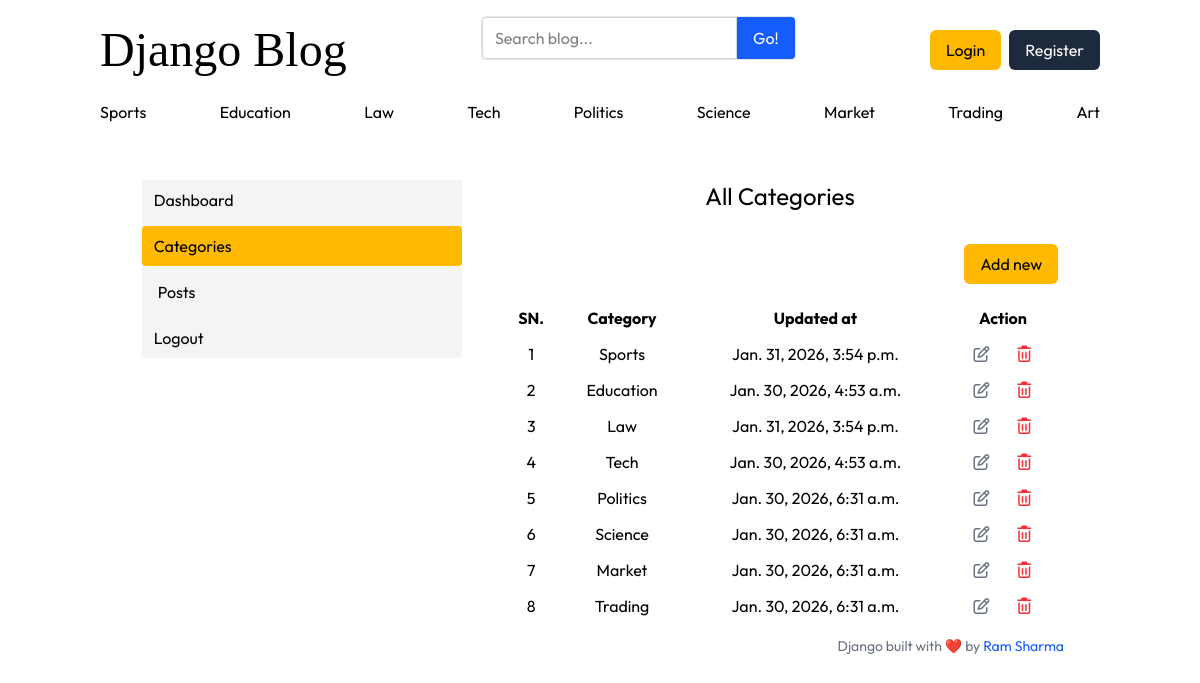
/dashboard/categories, run on the app's committed database.
### blogs/models.py (models this page shows)
class Category(models.Model):
    category_name=models.CharField(max_length=100,unique=True)
    created_at=models.DateTimeField(auto_now_add=True)
    updated_at=models.DateTimeField(auto_now=True)
    class Meta:
        verbose_name_plural='categories'
    def __str__(self):
        return self.category_name

### dashboard/views.py (the view)
# urls.py: path("categories",views.categories,name="categories_dashboard"),
def categories(request):
  return render(request,'dashboard/categories.html')

### assignments/context_processors.py (called while the page is built)
def get_social_medias(request):
    social_links=SocialMedia.objects.all()
    return dict(social_links=social_links)

### blogs/context_processors.py (called while the page is built)
def categories_processor(request):
    categories=Category.objects.all()
    return dict(categories=categories)

### templates/Dashboard/categories.html (shortened to what this page needs)
{% extends 'base.html' %}
{% block content %}
  <div class="w-11/12 mx-auto max-sm:w-full mt-10">
    <div class="flex gap-10">
      {% include 'Dashboard/sidebar.html' %}
      <div class="flex flex-col gap-4 w-full">
        <h1 class="text-2xl text-center mb-4">All Categories</h1>
        <a href="{% url 'add_new_category' %}" class="px-4 w-fit self-end cursor-pointer p-2 h-fit bg-amber-400 rounded-md text-black">Add new</a>
        <div class="flex flex-col w-full h-80 overflow-y-scroll">
          <table class="table-auto">
            <thead>
              <tr>
                <th class="p-2">SN.</th>
                <th class="p-2">Category</th>
                <th class="p-2">Updated at</th>
                <th class="p-2">Action</th>
              </tr>
            </thead>
            <tbody>
              {% for cat in categories %}
                <tr class="transition-all duration-200 cursor-pointer ease-in-out hover:bg-gray-100">
                  <td class="p-2 text-center">{{ forloop.counter }}</td>
                  <td class="p-2 text-center">{{ cat.category_name }}</td>
                  <td class="p-2 text-center">{{ cat.updated_at }}</td>
                  <td class="p-2 text-center">
                    <a href="{% url 'edit_category' cat.id %}"><i class="fa-regular fa-pen-to-square text-gray-500"></i></a>
                    <a href="{% url 'delete_category' cat.id %}"><i class="fa-regular fa-trash-can text-red-500"></i></a>
                  </td>
                </tr>
              {% endfor %}
            </tbody>
          </table>
        </div>
      </div>
    </div>
  </div>
{% endblock %}

### templates/base.html (shortened to what this page needs)
{% load static %}
<html lang="en">
  <head>
    <link rel="stylesheet" href="https://cdnjs.cloudflare.com/ajax/libs/font-awesome/7.0.1/css/all.min.css" />
    <link rel="stylesheet" href="{% static 'src/css/output.css' %}" />
  </head>
  <body class="font-sans">
    <div class="w-full min-h-screen">
      <div class="w-10/12 mx-auto flex flex-col pt-4 gap-4">
        <nav class="flex justify-between w-full items-center">
          <h2 class="text-5xl font-serif"><a href="{% url 'home' %}">Django Blog</a></h2>
          <div class="bg-white border border-gray-200 rounded mb-6">
            <form action="{% url 'search_blog' %}" method="get" class="flex">
              <input name="keyword" value="{{ keyword }}" class="flex-1 border border-gray-300 rounded-l px-3 py-2 focus:outline-none focus:ring-2 focus:ring-blue-500" type="text" placeholder="Search blog..." aria-label="Enter search term..." aria-describedby="button-search" />
              <button type="submit" class="bg-blue-600 cursor-pointer text-white px-4 py-2 rounded-r hover:bg-blue-700" id="button-search" type="button">Go!</button>
            </form>
          </div>
          {% if not user.is_authenticated %}
            <div class="flex gap-2">
              <a href="{% url 'login' %}" class="px-4 cursor-pointer p-2 h-fit bg-amber-400 rounded-md text-black">Login</a>
              <a href="{% url 'register' %}" class="px-4 cursor-pointer h-fit rounded-md bg-slate-800 text-white p-2">Register</a>
            </div>
          {% else %}
            <div class="flex gap-2 items-center">
              <a href="{% url 'dashboard' %}">Dashboard</a>
              <a href="{% url 'logout' %}" class="px-4 cursor-pointer h-fit rounded-md bg-emerald-500 text-white p-2">Logout</a>
            </div>
          {% endif %}
        </nav>
        <div class="flex w-full justify-between">
          {% for category in categories %}
            <a href="{% url 'get_category_posts' category.id %}">{{ category }}</a>
          {% endfor %}
        </div>
        {% block content %}
        {% endblock %}
        <footer class="text-sm text-gray-500 text-end pr-9">
          Django built with ❤️ by <span class="text-blue-600">Ram Sharma</span>
        </footer>
      </div>
    </div>
  </body>
</html>

### data on the page
Category: category_name "Sports", updated_at "Jan. 31, 2026, 3:54 p.m."
Category: category_name "Education", updated_at "Jan. 30, 2026, 4:53 a.m."
Category: category_name "Law", updated_at "Jan. 31, 2026, 3:54 p.m."
Category: category_name "Tech", updated_at "Jan. 30, 2026, 4:53 a.m."
Category: category_name "Politics", updated_at "Jan. 30, 2026, 6:31 a.m."
Category: category_name "Science", updated_at "Jan. 30, 2026, 6:31 a.m."
Category: category_name "Market", updated_at "Jan. 30, 2026, 6:31 a.m."
Category: category_name "Trading", updated_at "Jan. 30, 2026, 6:31 a.m."
Category: category_name "Art"
